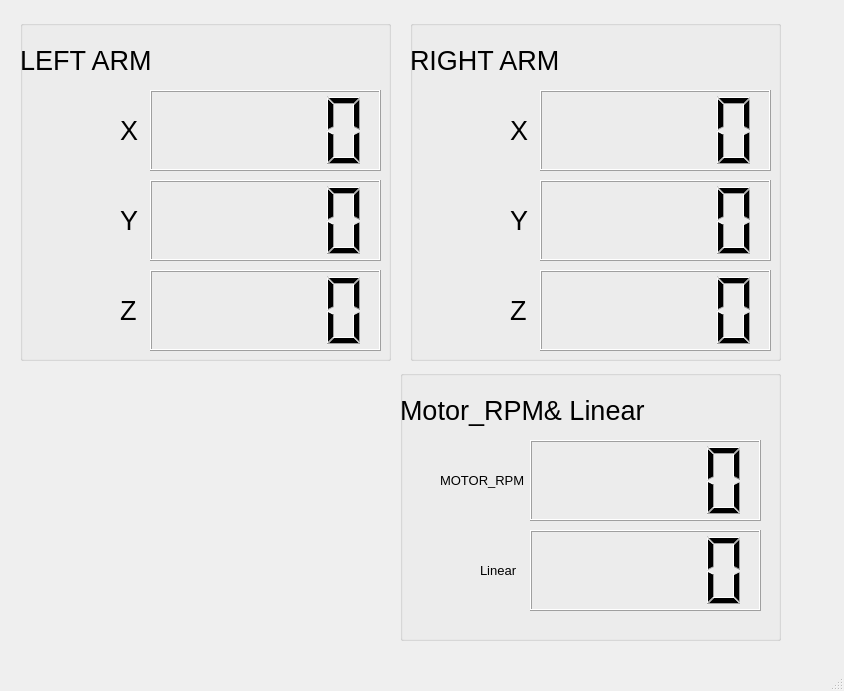
<?xml version="1.0" encoding="UTF-8"?>
<ui version="4.0">
 <class>MainWindowDesign</class>
 <widget class="QMainWindow" name="MainWindowDesign">
  <property name="geometry">
   <rect>
    <x>0</x>
    <y>0</y>
    <width>844</width>
    <height>691</height>
   </rect>
  </property>
  <property name="windowTitle">
   <string>QRosApp</string>
  </property>
  <property name="windowIcon">
   <iconset resource="../resources/images.qrc">
    <normaloff>:/images/icon.png</normaloff>:/images/icon.png</iconset>
  </property>
  <property name="styleSheet">
   <string notr="true"/>
  </property>
  <property name="locale">
   <locale language="English" country="Australia"/>
  </property>
  <widget class="QWidget" name="centralwidget">
   <widget class="QGroupBox" name="groupBox">
    <property name="geometry">
     <rect>
      <x>20</x>
      <y>20</y>
      <width>371</width>
      <height>341</height>
     </rect>
    </property>
    <property name="title">
     <string/>
    </property>
    <widget class="QLabel" name="label_4">
     <property name="geometry">
      <rect>
       <x>0</x>
       <y>20</y>
       <width>141</width>
       <height>41</height>
      </rect>
     </property>
     <property name="font">
      <font>
       <pointsize>20</pointsize>
      </font>
     </property>
     <property name="text">
      <string>LEFT ARM</string>
     </property>
    </widget>
    <widget class="QLabel" name="label">
     <property name="geometry">
      <rect>
       <x>100</x>
       <y>90</y>
       <width>21</width>
       <height>41</height>
      </rect>
     </property>
     <property name="font">
      <font>
       <pointsize>20</pointsize>
      </font>
     </property>
     <property name="text">
      <string>X</string>
     </property>
    </widget>
    <widget class="QLCDNumber" name="lcdNumber_ly">
     <property name="geometry">
      <rect>
       <x>130</x>
       <y>160</y>
       <width>231</width>
       <height>81</height>
      </rect>
     </property>
    </widget>
    <widget class="QLCDNumber" name="lcdNumber_lz">
     <property name="geometry">
      <rect>
       <x>130</x>
       <y>250</y>
       <width>231</width>
       <height>81</height>
      </rect>
     </property>
    </widget>
    <widget class="QLabel" name="label_2">
     <property name="geometry">
      <rect>
       <x>100</x>
       <y>180</y>
       <width>21</width>
       <height>41</height>
      </rect>
     </property>
     <property name="font">
      <font>
       <pointsize>20</pointsize>
      </font>
     </property>
     <property name="text">
      <string>Y</string>
     </property>
    </widget>
    <widget class="QLCDNumber" name="lcdNumber_lx">
     <property name="geometry">
      <rect>
       <x>130</x>
       <y>70</y>
       <width>231</width>
       <height>81</height>
      </rect>
     </property>
    </widget>
    <widget class="QLabel" name="label_3">
     <property name="geometry">
      <rect>
       <x>100</x>
       <y>270</y>
       <width>21</width>
       <height>41</height>
      </rect>
     </property>
     <property name="font">
      <font>
       <pointsize>20</pointsize>
      </font>
     </property>
     <property name="text">
      <string>Z</string>
     </property>
    </widget>
   </widget>
   <widget class="QGroupBox" name="groupBox_2">
    <property name="geometry">
     <rect>
      <x>410</x>
      <y>20</y>
      <width>371</width>
      <height>341</height>
     </rect>
    </property>
    <property name="title">
     <string/>
    </property>
    <widget class="QLabel" name="label_5">
     <property name="geometry">
      <rect>
       <x>0</x>
       <y>20</y>
       <width>151</width>
       <height>41</height>
      </rect>
     </property>
     <property name="font">
      <font>
       <pointsize>20</pointsize>
      </font>
     </property>
     <property name="text">
      <string>RIGHT ARM</string>
     </property>
    </widget>
    <widget class="QLabel" name="label_6">
     <property name="geometry">
      <rect>
       <x>100</x>
       <y>90</y>
       <width>21</width>
       <height>41</height>
      </rect>
     </property>
     <property name="font">
      <font>
       <pointsize>20</pointsize>
      </font>
     </property>
     <property name="text">
      <string>X</string>
     </property>
    </widget>
    <widget class="QLCDNumber" name="lcdNumber_ry">
     <property name="geometry">
      <rect>
       <x>130</x>
       <y>160</y>
       <width>231</width>
       <height>81</height>
      </rect>
     </property>
    </widget>
    <widget class="QLCDNumber" name="lcdNumber_rz">
     <property name="geometry">
      <rect>
       <x>130</x>
       <y>250</y>
       <width>231</width>
       <height>81</height>
      </rect>
     </property>
    </widget>
    <widget class="QLabel" name="label_7">
     <property name="geometry">
      <rect>
       <x>100</x>
       <y>180</y>
       <width>21</width>
       <height>41</height>
      </rect>
     </property>
     <property name="font">
      <font>
       <pointsize>20</pointsize>
      </font>
     </property>
     <property name="text">
      <string>Y</string>
     </property>
    </widget>
    <widget class="QLCDNumber" name="lcdNumber_rx">
     <property name="geometry">
      <rect>
       <x>130</x>
       <y>70</y>
       <width>231</width>
       <height>81</height>
      </rect>
     </property>
    </widget>
    <widget class="QLabel" name="label_8">
     <property name="geometry">
      <rect>
       <x>100</x>
       <y>270</y>
       <width>21</width>
       <height>41</height>
      </rect>
     </property>
     <property name="font">
      <font>
       <pointsize>20</pointsize>
      </font>
     </property>
     <property name="text">
      <string>Z</string>
     </property>
    </widget>
   </widget>
   <widget class="QGroupBox" name="groupBox_3">
    <property name="geometry">
     <rect>
      <x>400</x>
      <y>370</y>
      <width>381</width>
      <height>271</height>
     </rect>
    </property>
    <property name="title">
     <string/>
    </property>
    <widget class="QLabel" name="label_9">
     <property name="geometry">
      <rect>
       <x>0</x>
       <y>20</y>
       <width>271</width>
       <height>41</height>
      </rect>
     </property>
     <property name="font">
      <font>
       <pointsize>20</pointsize>
      </font>
     </property>
     <property name="text">
      <string>Motor_RPM&amp; Linear</string>
     </property>
    </widget>
    <widget class="QLabel" name="label_10">
     <property name="geometry">
      <rect>
       <x>40</x>
       <y>90</y>
       <width>91</width>
       <height>41</height>
      </rect>
     </property>
     <property name="font">
      <font>
       <pointsize>10</pointsize>
      </font>
     </property>
     <property name="text">
      <string>MOTOR_RPM</string>
     </property>
    </widget>
    <widget class="QLCDNumber" name="lcdNumber_linear">
     <property name="geometry">
      <rect>
       <x>130</x>
       <y>160</y>
       <width>231</width>
       <height>81</height>
      </rect>
     </property>
    </widget>
    <widget class="QLabel" name="label_11">
     <property name="geometry">
      <rect>
       <x>80</x>
       <y>180</y>
       <width>41</width>
       <height>41</height>
      </rect>
     </property>
     <property name="font">
      <font>
       <pointsize>10</pointsize>
      </font>
     </property>
     <property name="text">
      <string>Linear</string>
     </property>
    </widget>
    <widget class="QLCDNumber" name="lcdNumber_motor_rpm">
     <property name="geometry">
      <rect>
       <x>130</x>
       <y>70</y>
       <width>231</width>
       <height>81</height>
      </rect>
     </property>
    </widget>
   </widget>
  </widget>
  <widget class="QStatusBar" name="statusbar"/>
  <action name="action_Quit">
   <property name="text">
    <string>&amp;Quit</string>
   </property>
   <property name="shortcut">
    <string>Ctrl+Q</string>
   </property>
   <property name="shortcutContext">
    <enum>Qt::ApplicationShortcut</enum>
   </property>
  </action>
  <action name="action_Preferences">
   <property name="text">
    <string>&amp;Preferences</string>
   </property>
  </action>
  <action name="actionAbout">
   <property name="text">
    <string>&amp;About</string>
   </property>
  </action>
  <action name="actionAbout_Qt">
   <property name="text">
    <string>About &amp;Qt</string>
   </property>
  </action>
 </widget>
 <resources>
  <include location="../resources/images.qrc"/>
 </resources>
 <connections>
  <connection>
   <sender>action_Quit</sender>
   <signal>triggered()</signal>
   <receiver>MainWindowDesign</receiver>
   <slot>close()</slot>
   <hints>
    <hint type="sourcelabel">
     <x>-1</x>
     <y>-1</y>
    </hint>
    <hint type="destinationlabel">
     <x>399</x>
     <y>299</y>
    </hint>
   </hints>
  </connection>
 </connections>
</ui>
